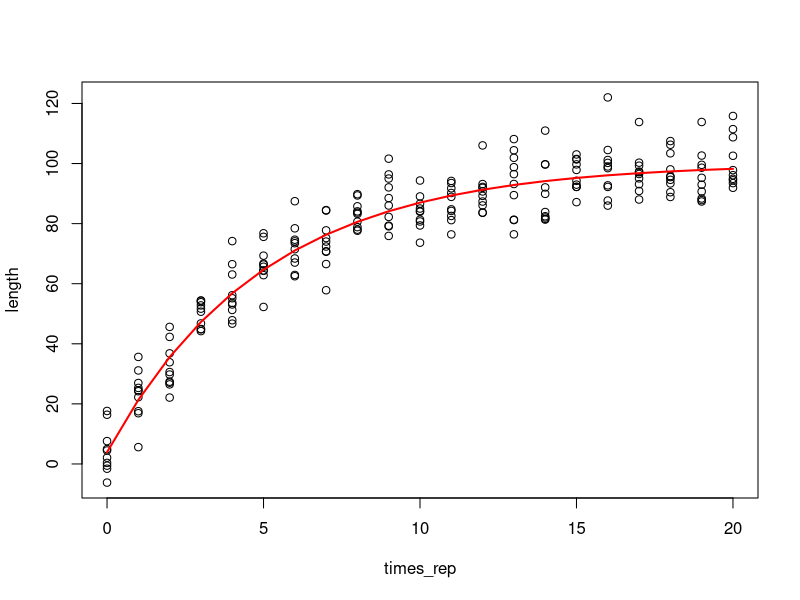

The R script that drew this image: (Note: this script raises an error after producing the figure.)
 #vB growth curve fit length/age data 
# this version uses base R and boot

vb <- function(age, Linf, K, t0) {
  Linf * (1 - exp(-K * (age - t0)))
}

#
# Set parameters 
#

pars_true <- c(100, 0.2, -0.2)
label <- c("Linf","K","t0")  
sigma_growth <- 8
tmax <- 20

#
# Simulate age at length data, with errors 
#

set.seed(123)
times <- seq(0, 20, by = 1)
n_per_time <- 10  # number of samples at each time point
times_rep <- rep(times, each = n_per_time)
length <- vb(times_rep, pars_true[1], pars_true[2], pars_true[3]) + rnorm(length(times_rep), sd = sigma_growth)

dat <- data.frame(age = times_rep, length = length)

plot(times_rep, length)
#add curve
lines(times_rep, vb(times_rep,pars_true[1], pars_true[2], pars_true[3]), col = "red", lwd = 2)

write.csv(dat, file = "Scripts/vbf-validation-case/example_vb_data.csv", row.names = FALSE)

#
# Fit the model 
#
f.starts <- function(data) {
  start <- c(Linf = max(data$length), K = 0.1, t0 = 0)
  return(start)
}
start_dat <- f.starts(dat)
f.fit <- nls(length~vb(age,Linf,K,t0),data=dat,start=start_dat)
f.fit
summary(f.fit)

f.boot1 <- boot::boot(data = dat, statistic = function(data, indices) {
  d <- data[indices, ]
  fit <- nls(length ~ vb(age, Linf, K, t0), data = d, start = f.starts(d))
  return(coef(fit))
}, R = 1000)

f.boot1
confint <- function(boot_obj, type = "perc") {
  if (type == "perc") {
    return(apply(boot_obj$t, 2, quantile, probs = c(0.025, 0.975)))
  } else {
    stop("Unsupported confidence interval type")
  }
}   

confint(f.boot1, type = "perc")

pred_age <- 5
pred_length <- predict(f.fit, newdata = data.frame(age = pred_age))
cat("Predicted length at age 5:", pred_length, "\n")    

#bootstrap length at age 5
boot_pred <- function(age, boot_obj) {
  pred <- sapply(1:nrow(boot_obj$t), function(i) {
    vb(age, boot_obj$t[i, 1], boot_obj$t[i, 2], boot_obj$t[i, 3])
  })
  return(pred)
}           

boot_length_at_age_5 <- boot_pred(pred_age, f.boot1)

# Prepare summary table for parameter estimates and length at age 5

# Parameter estimates and CIs
param_est <- coef(f.fit)
param_ci <- confint(f.boot1, type = "perc")
param_names <- c("Linf", "K", "t0")

# Length at age 5 estimate and CI
length_est <- as.numeric(pred_length)
length_ci <- quantile(boot_length_at_age_5, probs = c(0.025, 0.975))

# Build summary data frame
summary_df <- data.frame(
  parameter = c(param_names, "Length_at_age_5"),
  estimate = c(param_est, length_est),
  lower_CI = c(param_ci[1, ], length_ci[1]),
  upper_CI = c(param_ci[2, ], length_ci[2])
)

write.csv(summary_df, file = "Scripts/vbf-validation-case/parameter-validation.csv", row.names = FALSE)

